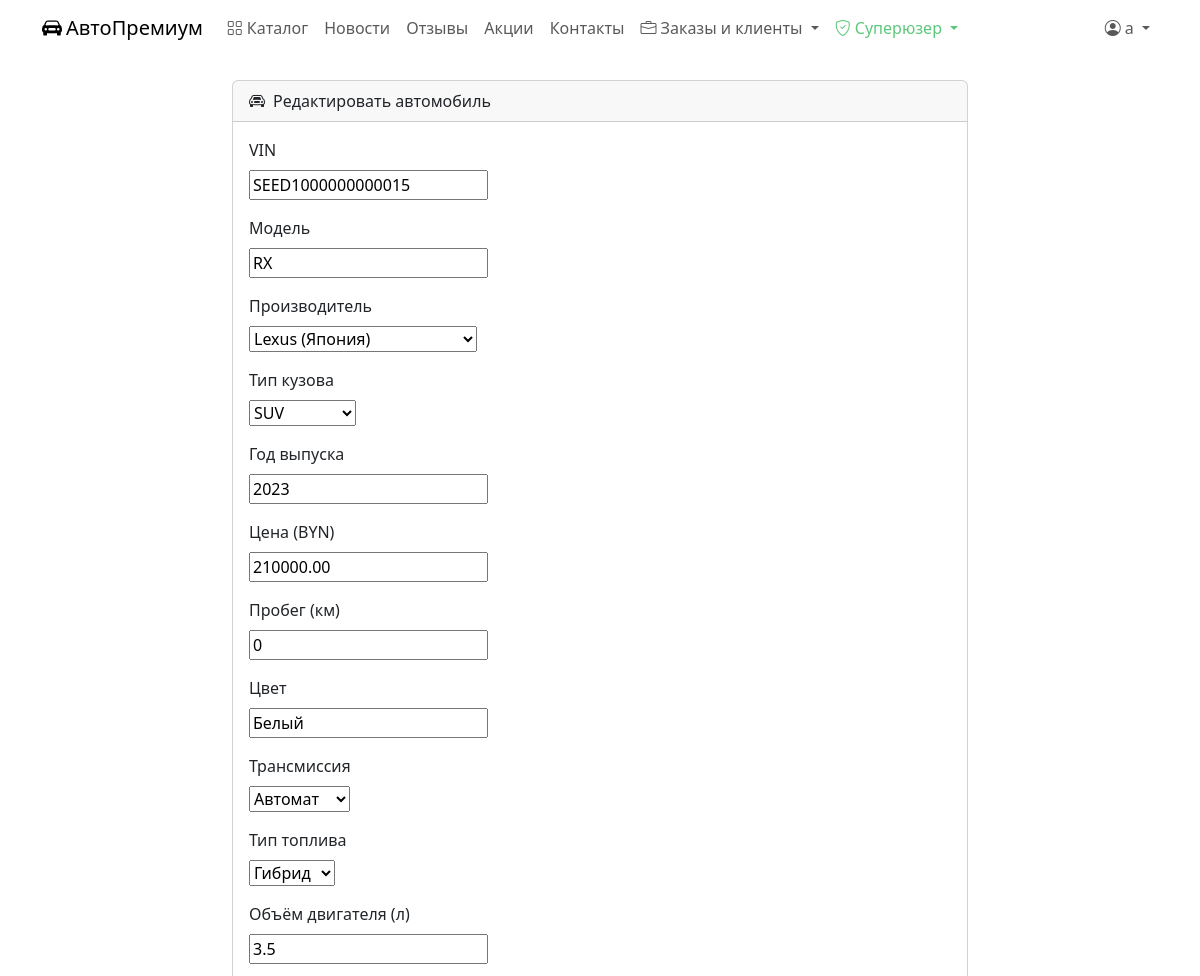
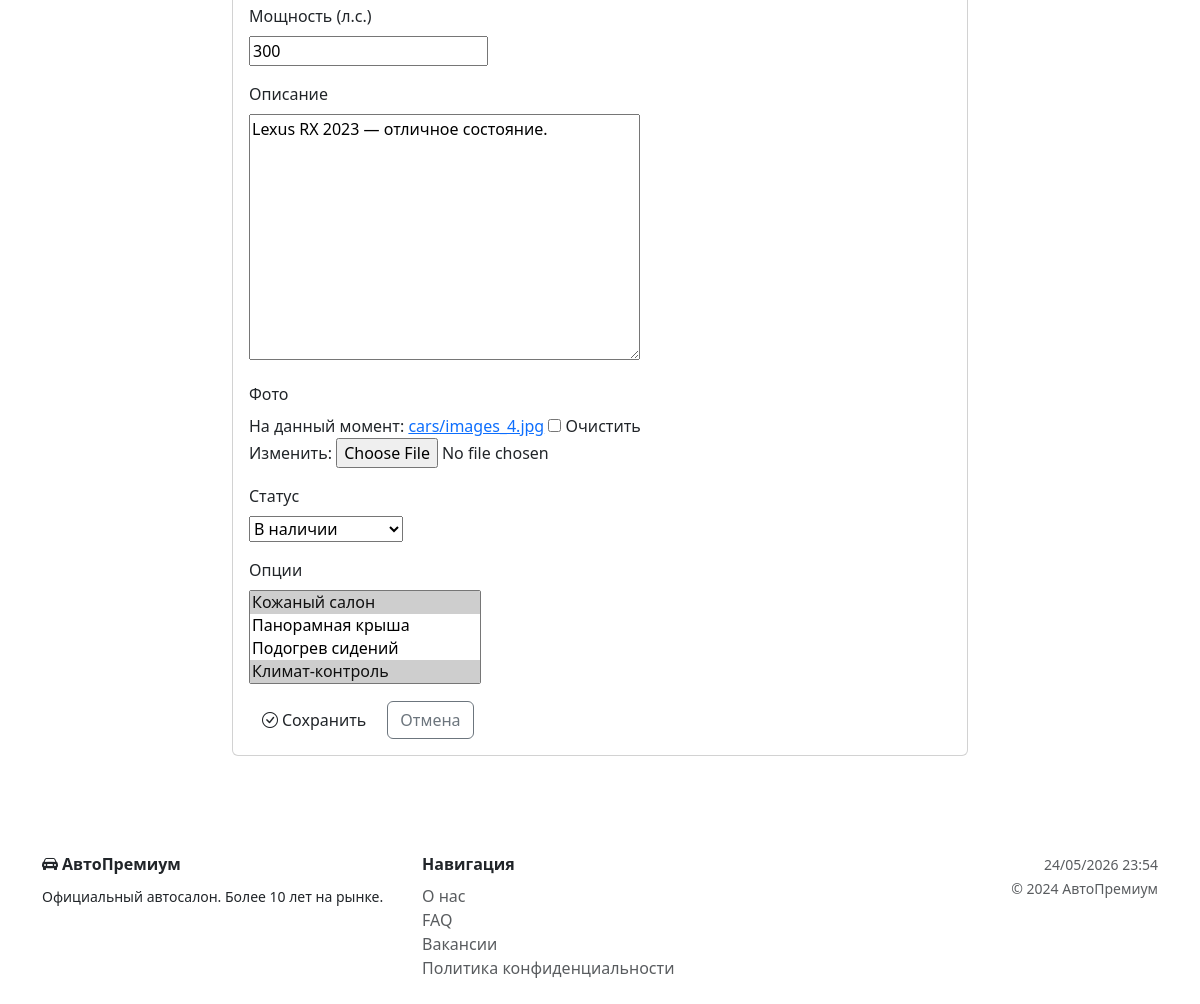
The app's page /cars/27/edit/ (signed in) with its own data (2 pictures, top to bottom).
### catalog/models.py (models this page shows, shortened)
class Car(models.Model):
    TRANSMISSION_CHOICES = [
        ('MT', 'Механика'), ('AT', 'Автомат'),
        ('CVT', 'Вариатор'), ('DCT', 'Робот'),
    ]
    FUEL_CHOICES = [
        ('petrol', 'Бензин'), ('diesel', 'Дизель'),
        ('electric', 'Электро'), ('hybrid', 'Гибрид'),
    ]
    STATUS_CHOICES = [
        ('available', 'В наличии'),
        ('reserved', 'Зарезервирован'),
        ('sold', 'Продан'),
    ]
    vin = models.CharField('VIN', max_length=17, unique=True)
    name = models.CharField('Модель', max_length=200)
    manufacturer = models.ForeignKey(
        Manufacturer, on_delete=models.PROTECT,
        related_name='cars', verbose_name='Производитель'
    )
    car_type = models.ForeignKey(
        CarType, on_delete=models.PROTECT,
        related_name='cars', verbose_name='Тип кузова'
    )
    year = models.PositiveSmallIntegerField('Год выпуска')
    price = models.DecimalField('Цена (BYN)', max_digits=12, decimal_places=2)
    mileage = models.PositiveIntegerField('Пробег (км)', default=0)
    color = models.CharField('Цвет', max_length=50)
    transmission = models.CharField('Трансмиссия', max_length=3, choices=TRANSMISSION_CHOICES)
    fuel = models.CharField('Тип топлива', max_length=10, choices=FUEL_CHOICES)
    engine_volume = models.DecimalField('Объём двигателя (л)', max_digits=4, decimal_places=1)
    horsepower = models.PositiveSmallIntegerField('Мощность (л.с.)')
    description = models.TextField('Описание', blank=True)
    photo = models.ImageField('Фото', upload_to='cars/', blank=True, null=True)
    status = models.CharField('Статус', max_length=10, choices=STATUS_CHOICES, default='available')
    features = models.ManyToManyField(
        Feature, blank=True, related_name='cars', verbose_name='Опции'
    )
    created_at = models.DateTimeField('Добавлен', auto_now_add=True)
    updated_at = models.DateTimeField('Изменён', auto_now=True)
    class Meta:
        verbose_name = 'Автомобиль'
        verbose_name_plural = 'Автомобили'
        ordering = ['-created_at']

### catalog/views.py (the view)
# urls.py: re_path(r'^cars/(?P<pk>\d+)/edit/$', views.car_update, name='car_update'),
@staff_member_required
def car_update(request, pk):
    car = get_object_or_404(Car, pk=pk)
    from django.forms import modelform_factory
    CarForm = modelform_factory(Car, exclude=['created_at', 'updated_at'])
    if request.method == 'POST':
        form = CarForm(request.POST, request.FILES, instance=car)
        if form.is_valid():
            form.save()
            messages.success(request, 'Автомобиль обновлён.')
            return redirect('car_detail', pk=car.pk)
    else:
        form = CarForm(instance=car)
    return render(request, 'catalog/car_form.html', {
        'form': form, 'title': 'Редактировать автомобиль', 'car': car
    })

### catalog/models.py (called while the page is built)
    def __str__(self):
        return f'{self.name} ({self.country})'

    def __str__(self):
        return self.name

    def __str__(self):
        return self.name

### templates/catalog/car_form.html (shortened to what this page needs)
{% extends 'base.html' %}
{% block content %}
<div class="row justify-content-center">
  <div class="col-md-8">
    <div class="card">
      <div class="card-header text-gold"><i class="bi bi-car-front me-2"></i>{{ title }}</div>
      <div class="card-body">
        <form method="post" enctype="multipart/form-data">
          {% for field in form %}
          <div class="mb-3">
            <label class="form-label">{{ field.label }}</label>
            {% if field.field.widget.input_type == 'checkbox' %}
              {{ field }}
            {% else %}
              <div>{{ field }}</div>
            {% endif %}
          </div>
          {% endfor %}
          <div class="d-flex gap-2">
            <button type="submit" class="btn btn-gold">
              <i class="bi bi-check-circle me-1"></i>Сохранить
            </button>
            {% if car %}
            <a href="{% url 'car_detail' car.pk %}" class="btn btn-outline-secondary">Отмена</a>
            {% else %}
            <a href="{% url 'car_list' %}" class="btn btn-outline-secondary">Отмена</a>
            {% endif %}
          </div>
        </form>
      </div>
    </div>
  </div>
</div>
{% endblock %}

### templates/base.html (shortened to what this page needs)
<!DOCTYPE html>
<html lang="ru">
<head>
  <link href="https://cdn.jsdelivr.net/npm/bootstrap@5.3.2/dist/css/bootstrap.min.css" rel="stylesheet">
  <link href="https://cdn.jsdelivr.net/npm/bootstrap-icons@1.11.1/font/bootstrap-icons.css" rel="stylesheet">
</head>
<body>
<nav class="navbar navbar-expand-lg sticky-top">
  <div class="container">
    <a class="navbar-brand" href="{% url 'index' %}">
      <i class="bi bi-car-front-fill me-1"></i>АвтоПремиум
    </a>
    <div class="collapse navbar-collapse" id="nav">
      <ul class="navbar-nav me-auto">
        <li class="nav-item"><a class="nav-link" href="{% url 'car_list' %}"><i class="bi bi-grid me-1"></i>Каталог</a></li>
        <li class="nav-item"><a class="nav-link" href="{% url 'news_list' %}">Новости</a></li>
        <li class="nav-item"><a class="nav-link" href="{% url 'reviews_list' %}">Отзывы</a></li>
        <li class="nav-item"><a class="nav-link" href="{% url 'promos' %}">Акции</a></li>
        <li class="nav-item"><a class="nav-link" href="{% url 'contacts' %}">Контакты</a></li>
{% if user.is_staff %}
<li class="nav-item dropdown">
  <a class="nav-link dropdown-toggle text-gold" href="#" data-bs-toggle="dropdown">
    <i class="bi bi-briefcase me-1"></i>Заказы и клиенты
  </a>
</li>
{% endif %}
        {% if user.is_superuser %}
        <li class="nav-item dropdown">
          <a class="nav-link dropdown-toggle" style="color:#5dc87c !important;" href="#" data-bs-toggle="dropdown">
            <i class="bi bi-shield-check me-1"></i>Суперюзер
          </a>
        </li>
        {% endif %}
      </ul>
      <ul class="navbar-nav">
        {% if user.is_authenticated %}
        <li class="nav-item dropdown">
          <a class="nav-link dropdown-toggle" href="#" data-bs-toggle="dropdown">
            <i class="bi bi-person-circle me-1"></i>{{ user.get_full_name|default:user.username }}
          </a>
        </li>
        {% else %}
        <li class="nav-item"><a class="nav-link" href="{% url 'login' %}"><i class="bi bi-box-arrow-in-right me-1"></i>Войти</a></li>
        <li class="nav-item"><a class="btn btn-gold ms-2 nav-link px-3" href="{% url 'register' %}">Регистрация</a></li>
        {% endif %}
      </ul>
    </div>
  </div>
</nav>
<main class="py-4">
  <div class="container">
    {% block content %}{% endblock %}
  </div>
</main>
<footer class="footer py-4 mt-5">
  <div class="container">
    <div class="row">
      <div class="col-md-4">
        <div class="text-gold fw-bold mb-2"><i class="bi bi-car-front-fill me-1"></i>АвтоПремиум</div>
        <small>Официальный автосалон. Более 10 лет на рынке.</small>
      </div>
      <div class="col-md-4">
        <div class="fw-bold mb-2">Навигация</div>
        <div><a href="{% url 'about' %}" class="text-muted text-decoration-none">О нас</a></div>
        <div><a href="{% url 'faq' %}" class="text-muted text-decoration-none">FAQ</a></div>
        <div><a href="{% url 'vacancies' %}" class="text-muted text-decoration-none">Вакансии</a></div>
        <div><a href="{% url 'privacy' %}" class="text-muted text-decoration-none">Политика конфиденциальности</a></div>
      </div>
      <div class="col-md-4 text-md-end">
        <small class="text-muted">{% now "d/m/Y H:i" %}</small><br>
        <small class="text-muted">© 2024 АвтоПремиум</small>
      </div>
    </div>
  </div>
</footer>
</body>
</html>

### records on screen
Car: form "SEED1000000000015" "RX" "Lexus (Япония)" "SUV" "2023" "210000.00" "0" "Белый" "Автомат" "Гибрид" "3.5" "300" "Lexus RX 2023 — отличное состояние." "В наличии"

### other values on screen
{{ user.get_full_name|default:user.username }} "a"
{{ title }} "Редактировать автомобиль"
{{ field.label }} "VIN" "Модель" "Производитель" "Тип кузова" "Год выпуска" "Цена (BYN)" "Пробег (км)" "Цвет" "Трансмиссия" "Тип топлива" "Объём двигателя (л)" "Мощность (л.с.)" "Описание" "Фото" "Статус" "Опции"
